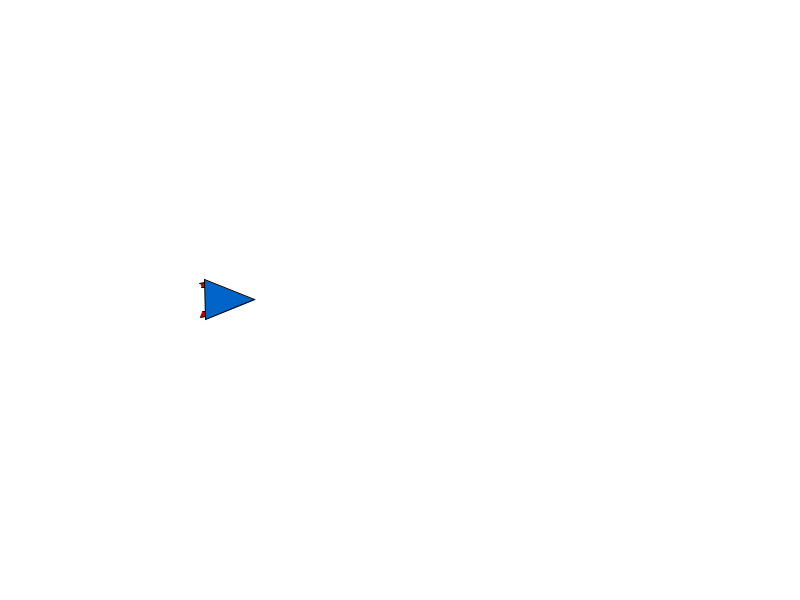
Frame 1 (no input)
Frame 60 (the mouse pressed at the canvas centre just before this capture): identical to frame 1, image omitted
Frame 120 (the mouse held since frame 60 and released just before this capture): identical to frame 1, image omitted

The Processing sketch that drew this single still picture (run headless with seeded random() and noise(); from frame 60 on, the mouse is pressed at the canvas centre):

// Processing sketch: Noc03_01_lander
// ── Noc03_01_lander.pde
// Astroid thingy based on Nature of Code chapter 3

Lander lander;

void setup() {
  size(800, 600);
  lander = new Lander(new PVector(width/4, height/2));
}

void draw() {
  background(255);
  lander.update();
  lander.draw();
}


void keyPressed() {
  if (key == 'A' || key == 'a') {
    lander.leftThrust(true);
  } else if (key == 'D' || key == 'd') {
    lander.rightThrust(true);
  }
}

void keyReleased() {
  if (key == 'A' || key == 'a') {
    lander.leftThrust(false);
  } else if (key == 'D' || key == 'd') {
    lander.rightThrust(false);
  }
}
// ── Lander.pde
// the spacecraft

class Lander extends Mover {
  final int ShipWidth = 40;
  final int ShipHeight = 60;
  final int ThrusterHeight = 5;
  final int ThrusterWidth = 5;
  final int ThrusterInset = 3;
  boolean leftThrustOn = false;
  boolean rightThrustOn = false;
  final float thrustForceMag = 4;

  Lander(PVector startLoc) {
    super();
    location = startLoc.copy();
  }

  void draw() {
    pushMatrix();
    translate(location.x, location.y);
    rotate(angle-HALF_PI);

    drawThruster(ThrusterInset-ShipWidth/2, rightThrustOn, false);
    drawThruster(ShipWidth/2-ThrusterInset-ThrusterWidth, leftThrustOn, true);
    drawBody();
    popMatrix();
  }

  void update() {
    float angleAccel = 0.004;
    PVector thrustForceVector = PVector.fromAngle(angle);
    if (leftThrustOn) {
      thrustForceVector.setMag(thrustForceMag);
      applyForce(thrustForceVector);
      applyAngularAcceleration(angleAccel);
    }

    if (rightThrustOn) {
      thrustForceVector.setMag(thrustForceMag);
      applyForce(thrustForceVector);
      applyAngularAcceleration(-angleAccel);
    }

    applyFriction(0.02);
    super.update();
  }

  void drawThruster(int offsetFromCenter, boolean drawThrust, boolean reversed) {
    fill(200, 0, 0);
    stroke(0);
    int firstY = reversed ? 2 : 0;
    beginShape();
    vertex(offsetFromCenter, firstY);
    vertex(offsetFromCenter, ThrusterHeight);
    vertex(offsetFromCenter+ThrusterWidth, ThrusterHeight);
    vertex(offsetFromCenter+ThrusterWidth, 2-firstY);
    endShape();

    if (drawThrust) {
      int thrustApexX = offsetFromCenter+ThrusterWidth/2;
      fill(0, 240, 200);
      noStroke();
      beginShape();
      vertex(thrustApexX, -1);
      vertex(thrustApexX-2, -ThrusterHeight);
      vertex(thrustApexX, -2*ThrusterHeight);
      vertex(thrustApexX+2, -ThrusterHeight);
      endShape();
    }
  }

  void drawBody() {
    stroke(0);
    fill(0, 100, 200);
    triangle(-ShipWidth/2, ThrusterHeight, 0, ShipHeight-ThrusterHeight, ShipWidth/2, ThrusterHeight);
  }

  void leftThrust(boolean on) {
    leftThrustOn = on;
  }

  void rightThrust(boolean on) {
    rightThrustOn = on;
  }
}
// ── LandingPad.pde
// A static landing pad for the Lander

class LandingPad {
   PVector location;
   int w;
   int h;
   
   LandingPad(int x, int y, int w, int h) {
     location = new PVector(x,y);
     this.w = w;
     this.h = h;
   }
   
   void draw() {
     pushMatrix();
     translate(location.x, location.y);
     float hDelta = h/4.0;
     int edgeDist = w/2;
     stroke(0);
     fill(0,0,200);
     rect(-edgeDist, 0, w, h);
     int y = 0;
     
     stroke(200,200,0);
     for (int i = 1; i < 4; i++) {
       y += hDelta;
       line(-edgeDist, y, edgeDist, y);
     }
     popMatrix();
   }
}
// ── Mover.pde
// Based on code samples in Nature of Code by Daniel Shiffman

class Mover {
  // this mover is intended to be a base class and has no display representation

  PVector location;
  PVector velocity;
  PVector acceleration;
  float angularAcceleration;
  float angularVelocity;
  float angle;

  float mass;
  float density;  // per pixel

  final private int DefaultMass = 100;
  final private float DefaultDensity = 1;
  
  Mover() {
    location = new PVector(0, 0);
    velocity = new PVector(0, 0);
    acceleration = new PVector(0, 0);
    angularAcceleration = 0;
    angularVelocity = 0;
    angle = 0;
    setMass(DefaultMass);
    density = DefaultDensity;
  }

  void setMass(float m) {
    mass = m;
  }

  void update() {
    velocity.add(acceleration);
    location.add(velocity);

    angularVelocity += angularAcceleration;
    angle += angularVelocity;

    resetAcceleration();
    
    checkEdges();
  }
   
  void applyForce(PVector force) {
    acceleration.add(PVector.div(force,mass));
  }
  
  void applyAngularAcceleration(float t) {
    angularAcceleration += t;
  }

  void applyFriction(float coefficient) {
    if (abs(coefficient) < 0.0001) return;
    
    PVector friction = velocity.copy();
    // For now we're assuming friction applies in every direction equally.
    friction.mult(-1);
    friction.normalize();
    friction.mult(coefficient*mass);
    
    applyForce(friction);
    
    float angularFriction = -angularVelocity*coefficient;
    applyAngularAcceleration(angularFriction);
  }
  
  void resetAcceleration() {
    acceleration.mult(0);
    angularAcceleration = 0;
  }
  
  void checkEdges() {
    if (location.x > width) {
      location.x = 0;
    } else if (location.x < 0) {
      location.x = width;
    }
    
    if (location.y > height) {
      location.y = 0;
    } else if (location.y < 0) {
      location.y = height;
    }
  }
}  
